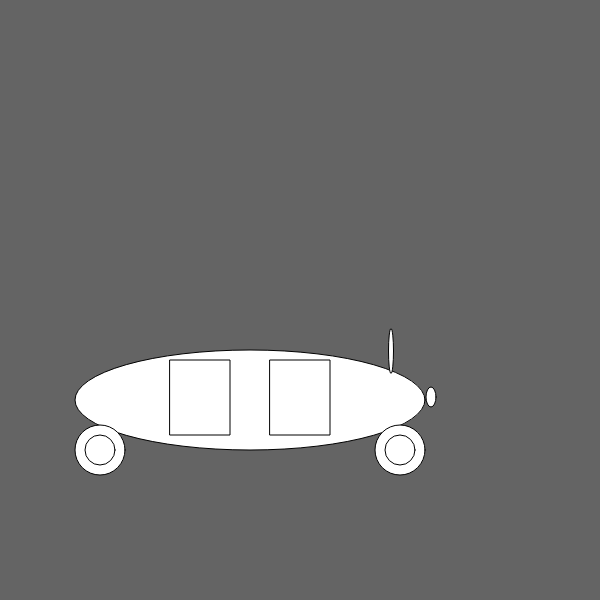
Frame 1 (no input)
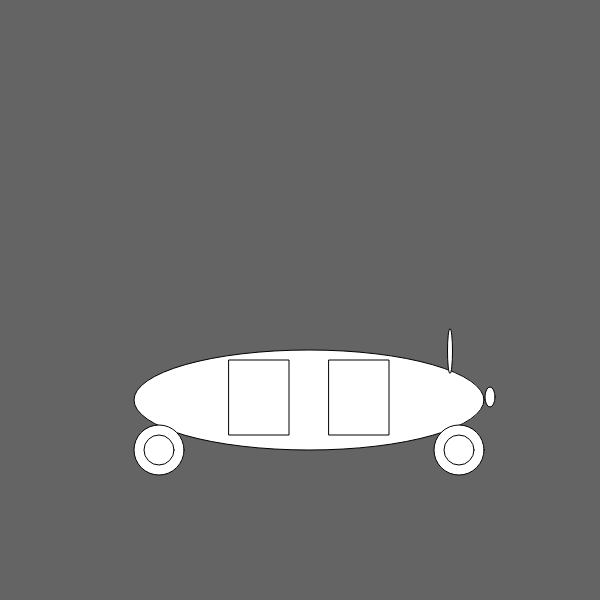
Frame 60 (no input)
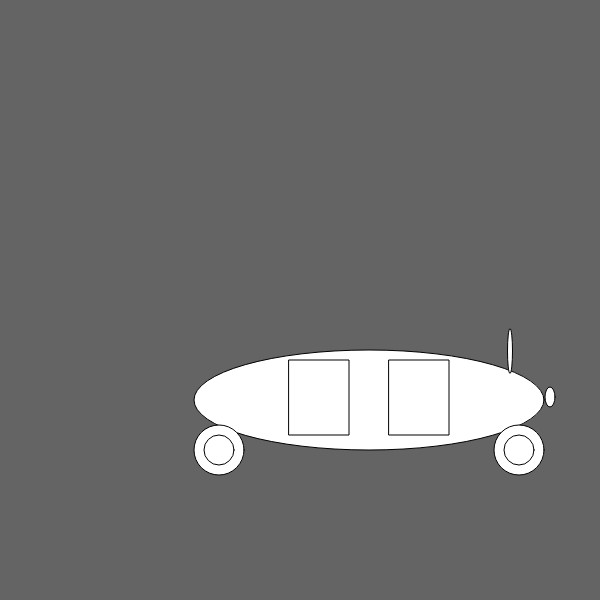
Frame 120 (the mouse pressed at the canvas centre since frame 60)

The p5.js sketch that drew these frames (run headless with seeded random() and noise() and a simulated clock; from frame 60 on, the mouse is pressed at the canvas centre):

// p5.js sketch
// ── sketch.js
// give movableShape a nice, descriptive name to work with here
// (i.e., replace the variable name myShape with something more descriptive (e.g., myCar, myRocket).)
var myShape = movableShape;

// Redefine drawShape() by putting your moving shape in here
// (Basically, you can copy and paste your code from last time, although you may wish to refactor it so that it's more readable.)
// That said, you may wish to try putting your unrefactored, raw drawing code from week 1 in here
myShape.drawShape = function () {
	ellipse(250, 400, 350, 100); // draw the car body
  ellipse(100, 450, 50, 50); // draw back wheel
  ellipse(100, 450, 30, 30); // draw back hubcap
  ellipse(400, 450, 50, 50); // draw front wheel
  ellipse(400, 450, 30, 30); // draw back hubcap
  ellipse(431, 397, 10, 20); // draw headlight
  rect(270, 360, 60, 75); // draw front door
  rect(170, 360, 60, 75); // draw back door
  ellipse(391, 351, 5, 45); // draw windshield
	// your code goes here
};

	myShape.speed.x = 1; // You will also need to do some work to set the speed of the shape. How do you want it to move? What do you need to change to get it to move?

setup = function() {
	createCanvas(600, 600);
};

draw = function() {
  background(100); // refresh the background
  myShape.display(); // display myShape
  myShape.update(); // and then update it
};

// ── movable-shape.js
var movableShape = {
	// x and y indicate the current position of the shape
  // x and y can be offset in setup() to move the shape wherever you'd like it to go
	x: 0,
	y: 0,
	// origin is used to store the original position of the shape
	origin: { x: 0, y: 0},
	// delta.x and delta.y indicate how much to move() the shape
	speed: { x: 1, y: 0 },

	/*
		Put your shape(s) in drawShape()
		You can simply override what is here in your sketch.js:
			myShape.drawShape = function () {
				// your code goes here
			};
		It is blank here so the code runs without any revision.
	*/
	drawShape: function () {},

	// A common pattern in Processing is to give each object its own display() and update() functions, each of which are called in draw().

	// The display function uses translate() to move the shape, en masse, to the current x and y.
	display: function () {
		push();
		translate(this.x - this.origin.x, this.y - this.origin.y); // this is where the magic happens
		this.drawShape(); // this is where your drawShape() gets called
		pop();
	},

	// update() groups together all the things that happen each time draw() is called
	// If you wanted to build some acceleration in here, you might add a line or two to modify the speed
	update: function () {
		this.move();
	},

	// Applies speed.x and speed.y to the shape
	move: function () {
		this.x += this.speed.x;
		this.y += this.speed.y;
	}

};
